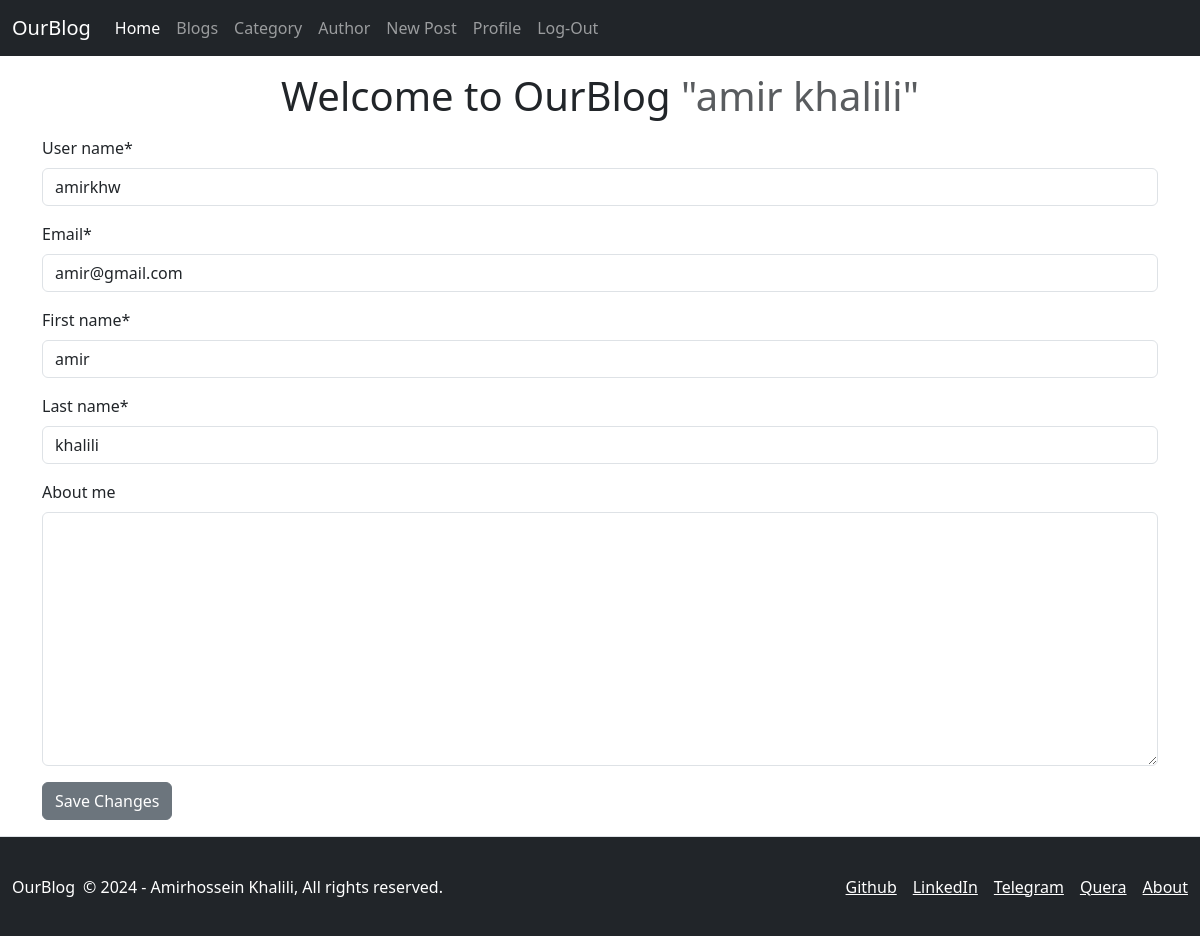
/users/profile/ (signed in), run on an earlier commit of the app's database.
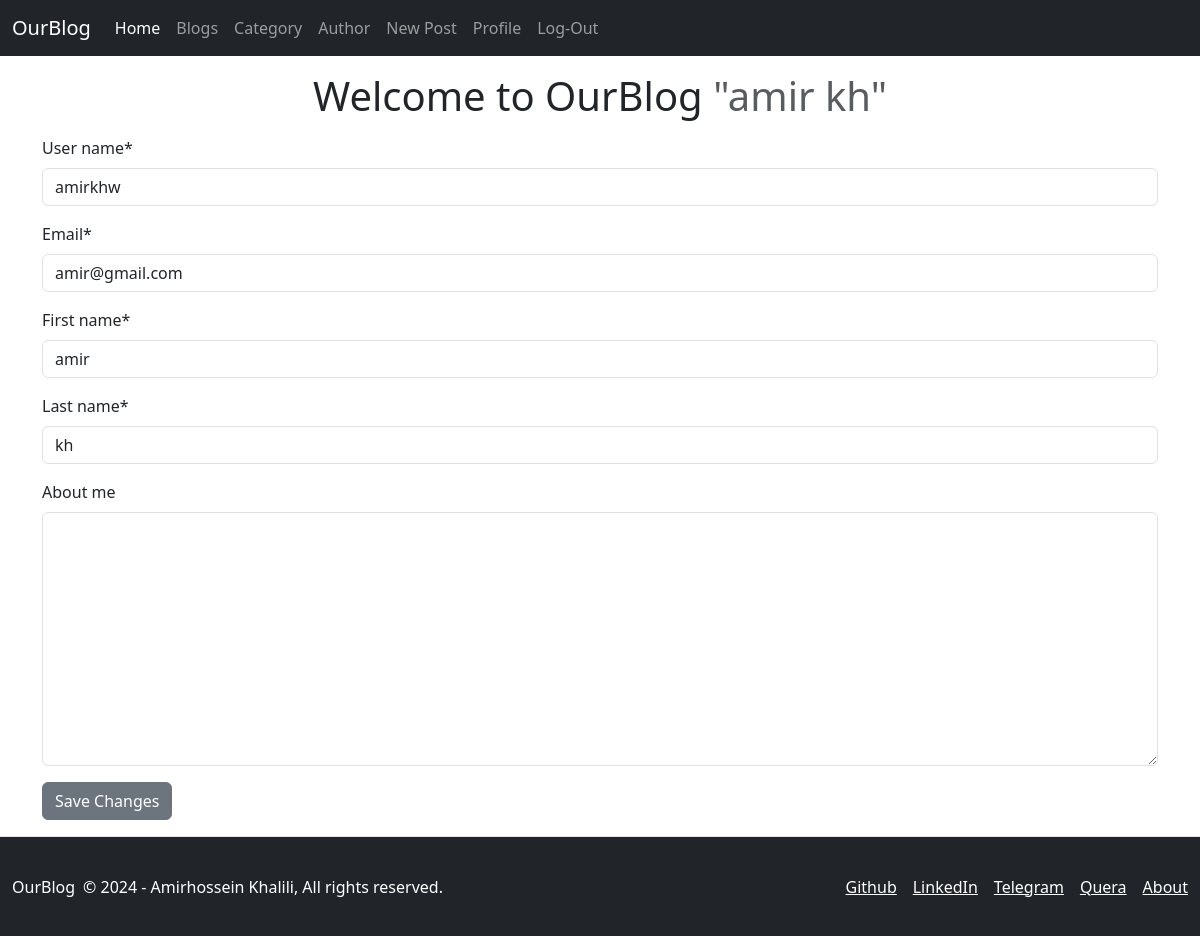
And on a later commit of the database.
### apps/users/models.py (models this page shows, shortened)
class User(AbstractBaseUser, PermissionsMixin):
    email = models.EmailField(unique=True)
    user_name = models.CharField(max_length=255, unique=True)
    first_name = models.CharField(max_length=127, blank=False, null=False)
    last_name = models.CharField(max_length=127, blank=False, null=False)
    created_at = models.DateTimeField(auto_now_add=True)
    about = models.TextField(_('About me'), max_length=500, blank=True, null=True)
    is_staff = models.BooleanField(default=False)
    is_active = models.BooleanField(default=True)
    objects = CustomUserManager()
    USERNAME_FIELD = 'email'
    REQUIRED_FIELDS = ['user_name', 'first_name', 'last_name']

### apps/users/views.py (the view, shortened to what this page needs)
# urls.py: path('profile/', ProfileUpdateView.as_view(), name='profile'),
@method_decorator(login_required, name='dispatch')
class ProfileUpdateView(UpdateView):
    model = get_user_model()
    form_class = ProfileForm
    template_name = 'users/profile.html'
    success_url = reverse_lazy('users:profile')
    def get_object(self, queryset=None):
        return self.request.user

### apps/users/forms.py
class ProfileForm(forms.ModelForm):
    class Meta:
        model = get_user_model()
        fields = ('user_name', 'email', 'first_name', 'last_name', 'about')

### templates/users/profile.html (shortened to what this page needs)
{% extends 'base/base.html' %}
{% load crispy_forms_filters %}
{% block content %}
    <div class="container mt-3">
        <h1 class="text-center">Welcome to OurBlog
            <span class="text-muted">"{{ form.instance.first_name }} {{ form.instance.last_name  }}"</span>
        </h1>
        <form method="post" class="my-3">
            {{ form|crispy }}
            <button type="submit" class="btn btn-secondary">Save Changes</button>
        </form>
    </div>
{% endblock %}

What changed in the data, as far as the page shows it:
changed User "amir": instance.last_name "khalili" → "kh"; last_name "khalili" → "kh"
